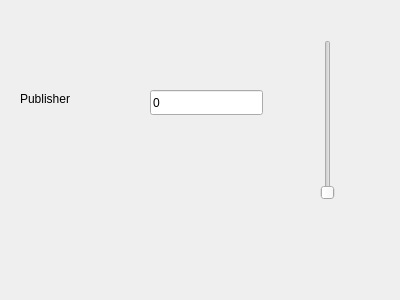
<?xml version="1.0" encoding="UTF-8"?>
<ui version="4.0">
 <class>Widget</class>
 <widget class="QWidget" name="Widget">
  <property name="geometry">
   <rect>
    <x>0</x>
    <y>0</y>
    <width>400</width>
    <height>300</height>
   </rect>
  </property>
  <property name="windowTitle">
   <string>Widget</string>
  </property>
  <widget class="QSlider" name="verticalSlider">
   <property name="geometry">
    <rect>
     <x>320</x>
     <y>40</y>
     <width>16</width>
     <height>160</height>
    </rect>
   </property>
   <property name="orientation">
    <enum>Qt::Vertical</enum>
   </property>
  </widget>
  <widget class="QLineEdit" name="lineEdit">
   <property name="geometry">
    <rect>
     <x>150</x>
     <y>90</y>
     <width>113</width>
     <height>25</height>
    </rect>
   </property>
   <property name="text">
    <string>0</string>
   </property>
   <property name="readOnly">
    <bool>true</bool>
   </property>
  </widget>
  <widget class="QLabel" name="label">
   <property name="geometry">
    <rect>
     <x>20</x>
     <y>90</y>
     <width>67</width>
     <height>17</height>
    </rect>
   </property>
   <property name="text">
    <string>Publisher</string>
   </property>
  </widget>
 </widget>
 <layoutdefault spacing="6" margin="11"/>
 <resources/>
 <connections/>
</ui>
